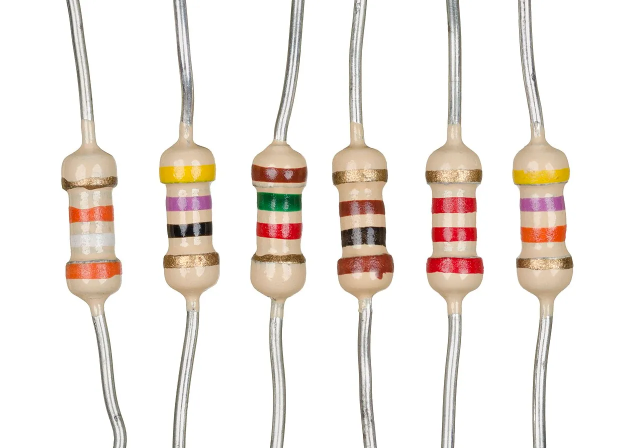
#> input picture Assignment/data/RESISTORS/RESISTORS-1.png, 1280 x 896 px (shown at 1/2 size)
$ jupyter execute Assignment1Part1.ipynb
#> lines starting #> are read from the running program, lines starting #| are printed output that depends on the picture; after the words box and inside, x2 and y2 are one past the last pixel; in counts of white or black regions, pixels touching at a corner belong together
[cell 1]
import cv2
import numpy as np
import matplotlib
import matplotlib.pyplot as plt
import matplotlib.image as mpimg
from PIL import Image
from collections import Counter
versions = {
    "OpenCV":cv2.__version__,
    "NumPy":np.__version__,
    "Matplotlib": matplotlib.__version__,
    "PIL": Image.__version__,
    "collections":"built-in"
}
versions # Note: This program may not perform at the same level when using different versions of packages

# Part 1

## Image cutting

[cell 2]
# Define path and open the first image
reg_path = "Assignment/data/RESISTORS/"
img_path = reg_path+'RESISTORS-1.png'
img = Image.open(img_path)
#> img is the input picture: PIL image 1280x896 RGBA; mean R, G, B, A 240.2, 234.2, 229.2, 255

[cell 3]
# Define a function to separate each resistor
def separate_resistors(image):
    width, height = image.size
    pixels = image.load()
    gap_threshold = height * 0.9
    white_threshold = 250
    gap_indices = []
    for x in range(width):
        white_count = sum(1 for y in range(height) if pixels[x, y] >= (white_threshold, white_threshold, white_threshold))
        if white_count > gap_threshold:
            gap_indices.append(x)
    resistor_bounds = []
    start_x = 0
    for gap_x in gap_indices:
        end_x = gap_x
        if end_x - start_x > 1:
            resistor_bounds.append((start_x, 0, end_x, height))
        start_x = gap_x + 1
    if start_x < width:
        resistor_bounds.append((start_x, 0, width, height))
    resistor_images = [image.crop(bounds) for bounds in resistor_bounds]
    return resistor_images

[cell 4]
resistor_imgs = separate_resistors(img)
#> after the loop in separate_resistors, `for x in range(width):`: gap_indices = 639 values from 0 to 1279
#> the loop in separate_resistors, `for gap_x in gap_indices:` made 639 passes
#> end_x on passes 1 to 3: 0, 1, 2
#> after the loop in separate_resistors, `for gap_x in gap_indices:`: resistor_bounds = [(131, 0, 244, 896), (328, 0, 432, 896), (504, 0, 612, 896), (674, 0, 776, 896), (854, 0, 962, 896), (1033, 0, 1139, 896)]
#> in separate_resistors, `resistor_images = [image.crop(bounds) for bounds in resistor_bounds]`: resistor_images = 6 items
#> resistor_imgs = 6 items
# Save separated resistor photos
separated_img_paths = []
for i, resistor_img in enumerate(resistor_imgs):
    path = f'resistor_{i}.png'
    resistor_img.save(path)
    separated_img_paths.append(path)
#> this loop made 6 passes
#> path on passes 1 to 6: 'resistor_0.png', 'resistor_1.png', 'resistor_2.png', 'resistor_3.png', 'resistor_4.png', 'resistor_5.png'
#> pass 1, `resistor_img.save(path)`:
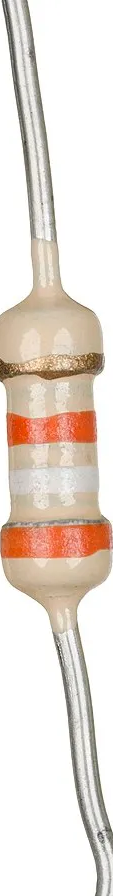
#> saved as resistor_0.png: PIL image 113x896 RGBA; mean R, G, B, A 231, 219.9, 211.1, 255
#> pass 2, `resistor_img.save(path)`:
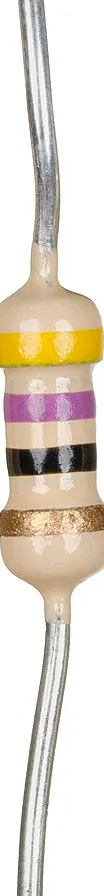
#> saved as resistor_1.png: PIL image 104x896 RGBA; mean R, G, B, A 225.2, 216, 204, 255
#> after the loop, separated_img_paths = ['resistor_0.png', 'resistor_1.png', 'resistor_2.png', 'resistor_3.png', 'resistor_4.png', 'resistor_5.png']
separated_img_paths

# Display them
fig, axes = plt.subplots(nrows=1, ncols=len(separated_img_paths), figsize=(12, 4))
for ax, img_path in zip(axes, separated_img_paths):
    img = mpimg.imread(img_path)
#> img: shape (896, 113, 4) float32
    ax.imshow(img)
    ax.axis('off')
plt.tight_layout()
plt.show()
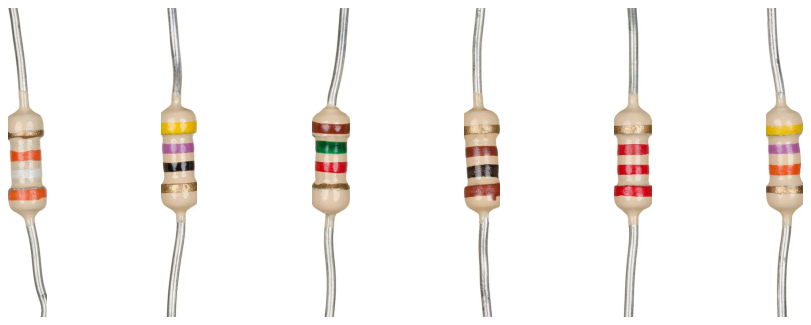
#> figure drawn by matplotlib, 6 panels

[cell 5]
def remove_resistor_backgroud(image_path, output_path):
    image = Image.open(image_path)
    # Convert to RGBA
    image = image.convert('RGBA')
    # Convert the image to numpy array
    data = np.array(image)
    white_threshold = 240
    # Create a mask where white is set to True and the rest to False
    white_areas = (data[:,:,0] > white_threshold) \
                  & (data[:,:,1] > white_threshold) \
                  & (data[:,:,2] > white_threshold)
    # Set the alpha channel to 0 for all white areas (making them transparent)
    data[white_areas, -1] = 0
    # Convert the numpy array back to an image
    image_no_white = Image.fromarray(data)
    # Save the image without white background
    image_no_white.save(output_path)

[cell 6]
for i in range(len(resistor_imgs)):
    image_path = f'resistor_{i}.png'
#> image_path = 'resistor_0.png'
    output_path = f'RESISTORS_{i}_no_white.png'
#> output_path = 'RESISTORS_0_no_white.png'
    remove_resistor_backgroud(image_path, output_path)
#> in remove_resistor_backgroud, `white_areas = (data[:,:,0] > white_threshold) \ & (data[:,:,1] > white..`:
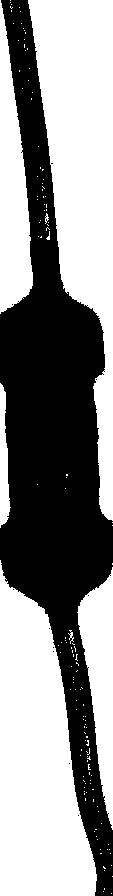
#> white_areas: shape (896, 113) bool; 56.1% white; 11 black regions (10 under 20 px), largest, box (x1, y1, x2, y2) and area: (0, 0, 113, 896) 44396

[cell 7]
def transparent_to_pink(input_path, output_path, fill_color=(255, 255, 255)):
    image = Image.open(input_path)
    width, height = image.size

    rows_to_keep = []

    for y in range(height):
        row = [image.getpixel((x, y)) for x in range(width)]
        new_row = []

        for pixel in row:
            if pixel[3] >= (255 / 2):
                new_row.append(pixel[:3])
            else:
                new_row.append(fill_color)

        if any(pixel[3] >= (255 / 2) for pixel in row):
            rows_to_keep.append(new_row)

    new_height = len(rows_to_keep)
    new_image = Image.new('RGB', (width, new_height))

    for y, row in enumerate(rows_to_keep):
        for x, pixel in enumerate(row):
            new_image.putpixel((x, y), pixel)

    new_image.save(output_path, 'JPEG')

[cell 8]
def remove_wire(input_path, output_path, target_color=(255, 192, 203), threshold=0.5):
    # Load the original image
    image = Image.open(input_path)
    width, height = image.size

    # Initialize a list to store rows to keep
    rows_to_keep = []

    # Process image horizontally
    for y in range(height):
        row = [image.getpixel((x, y)) for x in range(width)]  # Get entire row of pixels
        target_color_count = sum(1 for pixel in row if pixel[:3] == target_color)

        # Keep the row if target color pixels are less than the threshold percentage of the row
        if target_color_count < width * threshold:
            rows_to_keep.append(row)

    # Create new image
    new_height = len(rows_to_keep)
    new_image = Image.new('RGB', (width, new_height))  # Use 'RGB' mode as JPEG does not support transparency

    # Copy kept rows to the new image
    for y, row in enumerate(rows_to_keep):
        for x, pixel in enumerate(row):
            new_image.putpixel((x, y), (pixel[0], pixel[1], pixel[2]))

    # Save as JPEG
    new_image.save(output_path, 'JPEG')

[cell 9]
for i in range(len(resistor_imgs)):
    image_path = f'RESISTORS_{i}_no_white.png'
#> image_path = 'RESISTORS_0_no_white.png'
    output_path = f'RESISTORS_{i}_transparent_horizontal.jpg'
#> output_path = 'RESISTORS_0_transparent_horizontal.jpg'
    transparent_to_pink(image_path, output_path, fill_color=(255, 192, 203))
#> after the loop in transparent_to_pink, `for y in range(height):`: rows_to_keep = 896 items
#> in transparent_to_pink, `new_height = len(rows_to_keep)`: new_height = 896
#> in transparent_to_pink, `new_image = Image.new('RGB', (width, new_height))`: new_image: PIL image 113x896 RGB; every value is 0
#> after the loop in transparent_to_pink, `for y, row in enumerate(rows_to_keep):`:
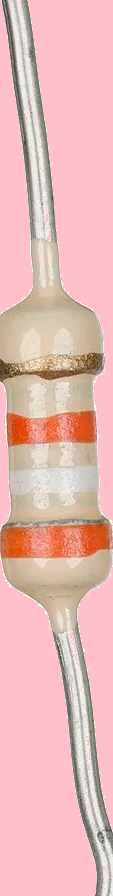
#> new_image: PIL image 113x896 RGB; mean R, G, B 231.1, 184.7, 182.3
    remove_wire(output_path, output_path)
#> the loop in remove_wire, `for y in range(height):` made 896 passes
#> after the loop in remove_wire, `for y in range(height):`: rows_to_keep = 896 items
#> in remove_wire, `new_height = len(rows_to_keep)`: new_height = 896

[cell 10]
# No white example
image_path = 'RESISTORS_1_no_white.png'
img = mpimg.imread(image_path)
#> img: shape (896, 104, 4) float32
plt.imshow(img)
plt.axis('off')
plt.show()

[cell 11]
# Remove all almost transparent part
# Make all transparent pink, because HSV cannot read the transparent part, it will read it as white
image_path = 'RESISTORS_1_transparent_horizontal.jpg'
img = mpimg.imread(image_path)
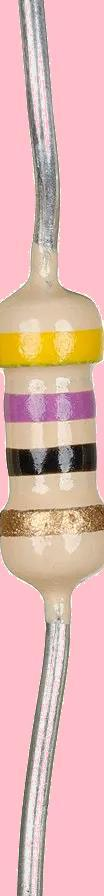
#> img: shape (896, 104, 3); mean R, G, B 225.1, 182, 177.4
plt.imshow(img)
plt.axis('off')
plt.show()

## Colour processing

[cell 12]
# Self_defined color boundaries (the public one does not apply here)
color_boundaries = {
    'black': ([0, 0, 0], [180, 255, 70]),
    'brown': ([1, 100, 100], [12, 255, 170]),
    'red': ([80, 150, 100], [200, 255, 255]),
    'orange': ([5, 100, 160], [15, 255, 255]),
    'yellow': ([17, 100, 180], [25, 255, 255]),
    'green': ([35, 100, 0], [85, 255, 255]),
    'blue': ([85, 100, 100], [135, 255, 255]),
    'violet': ([100, 80, 80], [160, 255, 255]),
    # 'grey': ([0, 0, 40], [180, 50, 80]),
    'white': ([0, 0, 200], [180, 20, 255]),
    'gold': ([12, 100, 100], [20, 200, 240]), #没问题
    # 'gold': ([11, 60, 100], [30, 255, 180]),
    # 'silver': ([0, 0, 50], [180, 15, 255])
}

[cell 13]
# Change the original to HSV List in pixels
def get_hsv_list(image_path, num_lines=5):
    image = cv2.imread(image_path)
    hsv = cv2.cvtColor(image, cv2.COLOR_BGR2HSV)

    def extract_hsv_values(hsv_image, line_position):
        return hsv_image[:, line_position, :]

    width = hsv.shape[1]
    line_positions = [width * i // num_lines for i in range(num_lines)]
    hsv_lists = []

    for position in line_positions:
        hsv_values = extract_hsv_values(hsv, position)
        hsv_list = [tuple(hsv_values[i]) for i in range(hsv_values.shape[0])]
        hsv_lists.append(hsv_list)
    return hsv_lists
# Identify the color of each part (sub function of next function below)
def identify_color(hsv_value, color_boundaries):
    for color, (lower, upper) in color_boundaries.items():
        if all(lower[i] <= hsv_value[i] <= upper[i] for i in range(3)):
            return color
    return 'undefined'
# Covert HSV list to colour ( We use three lists to make sure they are the same)
def hsv_lists_to_colour(hsv_list1, hsv_list2, hsv_list3):
    color_names = []
    # If three columns pixels, two of them are the same, then return this colour
    # If they are the same, but they are undefined, ignore this part.
    for hsv1, hsv2, hsv3 in zip(hsv_list1, hsv_list2, hsv_list3):
        color1 = identify_color(hsv1, color_boundaries)
        color2 = identify_color(hsv2, color_boundaries)
        color3 = identify_color(hsv3, color_boundaries)
        if color1 == color2 or color1 == color3 or color2 == color3:
            if color1 != 'undefined':
                color_names.append(color1)
            elif color2 != 'undefined':
                color_names.append(color2)
            elif color3 != 'undefined':
                color_names.append(color3)
    return color_names

def colour_filters(colors):
    # Sub function used for testing
    def convert_list_to_format(lst):
        """
        Convert a list of elements into a formatted string
        Input: [1,1,1,2,2,2,3,3,2,3,3,2,3,1]
        Output: '1: 3 elements  2: 3 elements 3: 2 elements ... and so on
        """
        formatted_output = []
        count = 1

        for i in range(1, len(lst)):
            if lst[i] == lst[i-1]:
                count += 1
            else:
                formatted_output.append(f"{lst[i-1]}: {count} elements")
                count = 1

        # Add the last element
        formatted_output.append(f"{lst[-1]}: {count} elements")

        return '\n'.join(formatted_output)

    # print(convert_list_to_format(colors)) # Used to print testing results
    color_counts = Counter(colors)
    # If colour counts are smaller than 2, it will not be considered as one of the top colours
    # The maximum number of top colours would be 4. It might be 3 or 2.
    top_colors = [color for color, count in color_counts.most_common(4) if count > 2]
    # print(top_colors)
    # Filter this only keep the top colours
    filtered_colors = []
    for color in colors:
        if color in top_colors:
            filtered_colors.append(color)
    return filtered_colors
# Use the above new list to generate the final colour list
def extract_unique_colors(color_list):
    def remove_elements_with_few_occurrences(lst):
        if not lst:
            return []

        new_list = []
        count = 1
        prev_element = lst[0]

        for element in lst[1:] + [None]:
            if element == prev_element:
                count += 1
            else:
                if count > 2:
                    new_list.extend([prev_element] * count)
                count = 1
            prev_element = element

        return new_list
    # Remove the colours only appear 2 times
    # We here filter it again is because although they are already the top colours, they may still have similarities
    # due to the light reflection, eg. yellow and orange/gold
    # So we filter again
    color_list = remove_elements_with_few_occurrences(color_list)
    uniq = []
    times_l = []
    curr = color_list[0]
    times = 0
    # Append uniq colours to the list (uniq allows repeat here, like: orange white orange, is allowed)
    for i in color_list:
        if i == curr:
            times+=1
        else:
            uniq.append(curr)
            times_l.append(times)
            curr = i
            times = 1
    # append the last one after the loop
    uniq.append(curr)
    times_l.append(times)
    def find_max_position(lst):
        max_value = max(lst)
        max_position = lst.index(max_value)
        return max_position
    def closest_number(target):
        num1 = 1/3
        num2 = 1
        num3 = 3
        diff1 = abs(target - num1)
        diff2 = abs(target - num2)
        diff3 = abs(target - num3)
        min_diff = min(diff1, diff2, diff3)
        if min_diff == diff1:
            return 1
        elif min_diff == diff2:
            return 2
        else:
            return 3
    # If there are only 4 unique numbers, meaning that YEAAA, they are the colours!!!
    if len(uniq) == 4:
        return uniq
    # If there are only 3 unique numbers, we realize that there may be one more colour duplicate!
    # Find the most count of the colour, and double it
    elif len(uniq)==3:
        pos = find_max_position(times_l)
        color = uniq[pos]
        uniq.insert(pos,color)
        return uniq
    # If two colours in the list, see their ratios
    # If each of them are 1/2 of the count, then easy, 2 of each
    # If each of them are 1/3 and 2/3, then 3 colour1 and 1 colour2
    # Other wise 3 colour2 1 colour1 and insert them to the corresponding location
    elif len(uniq) == 2:
        ratio = float(times_l[0])/float(times_l[1])
        close_number = closest_number(ratio)
        if close_number == 1:
            uniq.insert(-1,uniq[-1])
            uniq.insert(-1,uniq[-1])
        elif close_number == 2:
            uniq.insert(0, uniq[0])
            uniq.insert(-1, uniq[-1])
        elif close_number == 3:
            uniq.insert(0, uniq[0])
            uniq.insert(0, uniq[0])
        return uniq
    elif len(uniq) == 1:
        uniq.insert(0,uniq[0])
        uniq.insert(0,uniq[0])
        uniq.insert(0,uniq[0])
        return uniq
    else:
        return uniq[:4]

[cell 14]
# Final run the functions
bands = []
for i in range(len(resistor_imgs)):
    image_path = f'RESISTORS_{i}_transparent_horizontal.jpg'
    hsv_list = get_hsv_list(image_path)
#> in get_hsv_list, `hsv = cv2.cvtColor(image, cv2.COLOR_BGR2HSV)`: hsv: shape (896, 113, 3); mean H, S, V 104.7, 60.2, 230.8
#> the loop in get_hsv_list, `for position in line_positions:` made 5 passes
#> position on passes 2 to 5: 22, 45, 67, 90
    color_names = hsv_lists_to_colour(hsv_list[1],hsv_list[2],hsv_list[3])
#> the loop in hsv_lists_to_colour, `for hsv1, hsv2, hsv3 in zip(hsv_list1, hsv_list2, hsv_list3):` made 896 passes
#> (hsv1, hsv2) on passes 1 to 3: ((36, 7, 173), (173, 64, 255)), ((36, 8, 166), (173, 64, 255)), ((36, 8, 168), (173, 64, 255))
    filtered_colors = colour_filters(color_names)
    bands.append(extract_unique_colors(filtered_colors))
bands
#> Out = [['white', 'gold', 'orange', 'white'], ['white', 'yellow', 'white', 'violet'], ['white', 'brown', 'green', 'red'], ['white', 'brown', 'black', 'brown'], ['white', 'gold', 'red', 'white'], ['white', 'yellow', 'violet', 'orange']]

[cell 15]
def calculate_resistance(bands):
    # Calculate resistance value, which is the easiest part here.
    # Color code
    color_codes = {
        'black': 0, 'brown': 1, 'red': 2, 'orange': 3, 'yellow': 4,
        'green': 5, 'blue': 6, 'violet': 7, 'gray': 8, 'white': 9
    }
    # Tolerance
    tolerance_codes = {
        'brown': 1, 'red': 2, 'green': 0.5, 'blue': 0.25,
        'violet': 0.1, 'gray': 0.05, 'gold': 5, 'silver': 10
    }
    # Check if reverse order
    if bands[0] in ['gold', 'silver']:
        bands = bands[::-1]  # Reverse the list
    # Calculate the resistance value
    try:
        resistance = (color_codes[bands[0]] * 10 + color_codes[bands[1]]) * (10 ** color_codes[bands[2]])
        tolerance = tolerance_codes[bands[3]]
        return resistance, tolerance
    except KeyError:
        # Return an error message if an invalid color is provided
        return "Invalid color code in the bands"

[cell 16]
for i in range(len(bands)):
    print(bands[i])
    print(calculate_resistance(bands[i]))
#> this loop made 6 passes
#| ['white', 'gold', 'orange', 'white']
#| Invalid color code in the bands
#| ['white', 'yellow', 'white', 'violet']
#| (94000000000, 0.1)
#| ['white', 'brown', 'green', 'red']
#| (9100000, 2)
#| ['white', 'brown', 'black', 'brown']
#| (91, 1)
#| ['white', 'gold', 'red', 'white']
#| Invalid color code in the bands
#> (further printed lines are left out)
